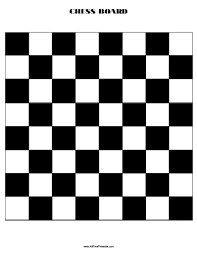
#> input picture gorev4/gorev4 corner_detection/chessboard.png, 197 x 256 px, found by its file name
$ python corner_detection.py   (older library calls are emulated)
#> lines starting #> are read from the running program, lines starting #| are printed output that depends on the picture
import cv2
import numpy as np
import matplotlib.pyplot as plt
import time


def load_images(image_paths):
    images = []
    for path in image_paths:
        img = cv2.imread(path)
#> img is the input picture: shape (256, 197, 3); mean B, G, R 162.3, 162.3, 162.3
        if img is not None:
            images.append(cv2.cvtColor(img, cv2.COLOR_BGR2GRAY))
        else:
            print(f"Error loading image: {path}")
    return images


def shi_tomasi_corner_detection(image, max_corners=100, quality_level=0.01, min_distance=10):
    corners = cv2.goodFeaturesToTrack(image, max_corners, quality_level, min_distance)
    corners = np.int0(corners)
    image_color = cv2.cvtColor(image, cv2.COLOR_GRAY2BGR)
    for corner in corners:
        x, y = corner.ravel()
        cv2.circle(image_color, (x, y), 3, (0, 0, 255), -1)
    return image_color


def harris_corner_detection(image, block_size=2, ksize=3, k=0.04):
    dst = cv2.cornerHarris(np.float32(image), block_size, ksize, k)
    dst = cv2.dilate(dst, None)
    image_color = cv2.cvtColor(image, cv2.COLOR_GRAY2BGR)

    image_color[dst > 0.01 * dst.max()] = [0, 0, 255]
    return image_color

def modified_corner_detection(image, block_size=2, ksize=3, alpha=0.04):
    gray = np.float32(image)
    Ix = cv2.Sobel(gray, cv2.CV_64F, 1, 0, ksize=ksize)
    Iy = cv2.Sobel(gray, cv2.CV_64F, 0, 1, ksize=ksize)

    Ixx = Ix * Ix
    Ixy = Ix * Iy
    Iyy = Iy * Iy

    height, width = gray.shape
    offset = block_size // 2
    image_color = cv2.cvtColor(image, cv2.COLOR_GRAY2BGR)

    for y in range(offset, height - offset):
        for x in range(offset, width - offset):
            Sxx = Ixx[y - offset:y + offset + 1, x - offset:x + offset + 1].sum()
            Sxy = Ixy[y - offset:y + offset + 1, x - offset:x + offset + 1].sum()
            Syy = Iyy[y - offset:y + offset + 1, x - offset:x + offset + 1].sum()

            det = (Sxx * Syy) - (Sxy ** 2)
            trace = Sxx + Syy
            r = det - alpha * (trace ** 2)

            if r > 0.01 * det:
                cv2.circle(image_color, (x, y), 3, (0, 0, 255), -1)

    return image_color

# Görselleri yükleme
image_paths = ["gorev4/chessboard.png", "gorev4/cubes.png", "gorev4/baklava.jpg"]
images = load_images(image_paths)
#> images = 3 items

for i, img in enumerate(images):
    plt.figure(figsize=(15, 5))

    # Shi-Tomasi
    start = time.time()
    shi_tomasi_result = shi_tomasi_corner_detection(img.copy())
    end = time.time()
    plt.subplot(1, 3, 1)
    plt.title(f"Shi-Tomasi ({end - start:.2f} s)")
    plt.imshow(cv2.cvtColor(shi_tomasi_result, cv2.COLOR_BGR2RGB))

    # Harris
    start = time.time()
    harris_result = harris_corner_detection(img.copy())
    end = time.time()
    plt.subplot(1, 3, 2)
    plt.title(f"Harris ({end - start:.2f} s)")
    plt.imshow(cv2.cvtColor(harris_result, cv2.COLOR_BGR2RGB))


    start = time.time()
    modified_result = modified_corner_detection(img.copy())
    end = time.time()
    plt.subplot(1, 3, 3)
    plt.title(f"Modified ({end - start:.2f} s)")
    plt.imshow(cv2.cvtColor(modified_result, cv2.COLOR_BGR2RGB))

    plt.show()
#> this loop made 3 passes
#> (height in modified_corner_detection, width in modified_corner_detection) on passes 1 to 3: (256, 197), (201, 251), (225, 225)
#> pass 1, in harris_corner_detection, `dst = cv2.cornerHarris(np.float32(image), block_size, ksize, k)`:
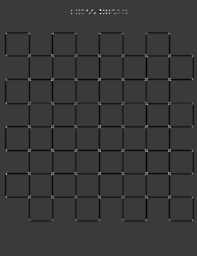
#> dst: shape (256, 197) float32; min -169130016, max 564398720, mean -6820897; drawn with min black and max white
#> pass 1, in harris_corner_detection, `dst = cv2.dilate(dst, None)`:
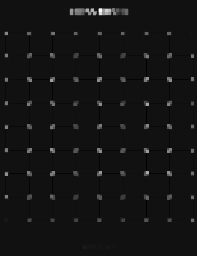
#> dst: shape (256, 197) float32; min -42282504, max 564398720, mean 7023053.5; drawn with min black and max white
#> pass 1, `plt.show()`:
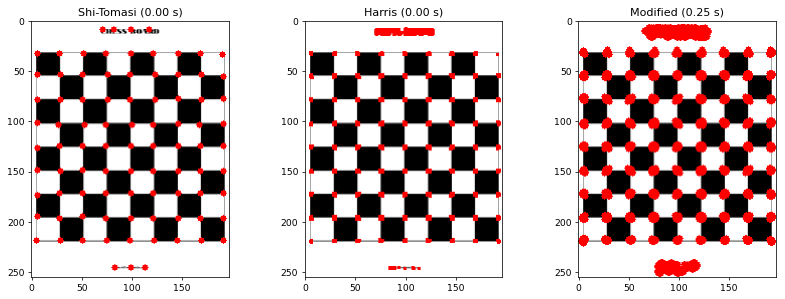
#> figure drawn by matplotlib, 3 panels
#> pass 2, `plt.show()`:
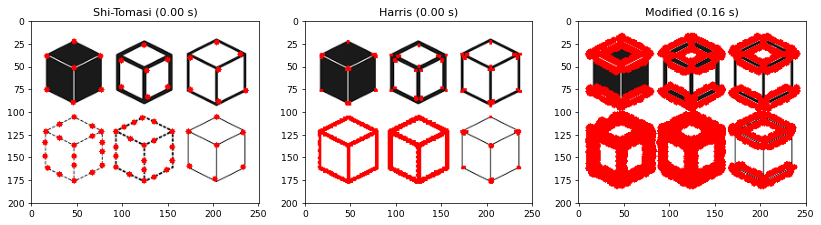
#> figure drawn by matplotlib, 3 panels
#> after the loop:
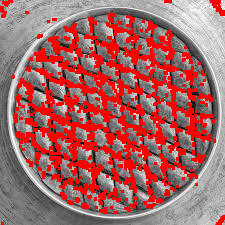
#> harris_result: shape (225, 225, 3); mean B, G, R 101, 101, 168.5
#> after the loop:
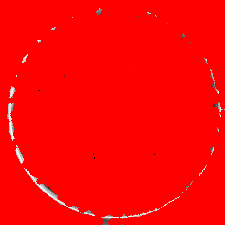
#> modified_result: shape (225, 225, 3); mean B, G, R 3.5, 3.5, 253.6
#> after the loop:
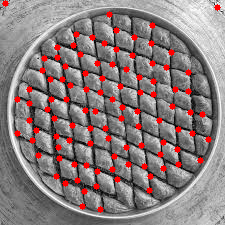
#> shi_tomasi_result: shape (225, 225, 3); mean B, G, R 124.5, 124.5, 139.1
